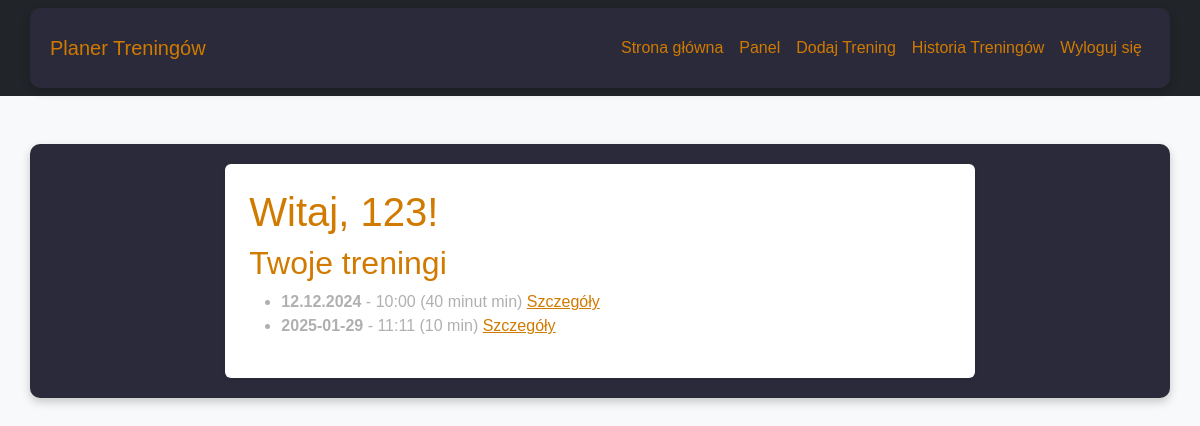
Page /dashboard (signed in) on the committed database.
### app.py (models this page shows, shortened)
class User(db.Model, UserMixin):
    id = db.Column(db.Integer, primary_key=True)
    username = db.Column(db.String(50), unique=True, nullable=False)
    email = db.Column(db.String(120), unique=True, nullable=False)
    password_hash = db.Column(db.String(256), nullable=False)

class Workout(db.Model):
    id = db.Column(db.Integer, primary_key=True)
    user_id = db.Column(db.Integer, db.ForeignKey('user.id'), nullable=False)
    date = db.Column(db.String(10), nullable=False)
    start_time = db.Column(db.String(5), nullable=False)
    duration = db.Column(db.String(10), nullable=False)
    notes = db.Column(db.Text)
    user = db.relationship('User', backref=db.backref('workouts', lazy=True))

### app.py (the view)
@app.route("/dashboard")
@login_required
def dashboard():
    workouts = Workout.query.filter_by(user_id=current_user.id).all()
    return render_template("dashboard.html", user=current_user, workouts=workouts)

### app.py (called while the page is built)
@login_manager.user_loader
def load_user(user_id):
    return User.query.get(int(user_id))

### templates/dashboard.html
{% extends "base.html" %}
{% block content %}
    <h1>Witaj, {{ user.username }}!</h1>
    <h2>Twoje treningi</h2>
    <ul>
        {% for workout in workouts %}
            <li>
                <strong>{{ workout.date }}</strong> - {{ workout.start_time }} ({{ workout.duration }} min)
                <a href="{{ url_for('view_workout', workout_id=workout.id) }}">Szczegóły</a>
            </li>
        {% endfor %}
    </ul>
{% endblock %}

### static/style.css (style rules this page uses)
body { background-color: #1e1e2f; color: #b0b0b0; font-family: 'Arial', sans-serif; }
h1, h2 { color: #d17a00; }
a { color: #d17a00; }

### rows in the picture
User: username "123"
Workout: date "12.12.2024", start_time "10:00", duration "40 minut"
Workout: date "2025-01-29", start_time "11:11", duration "10"
